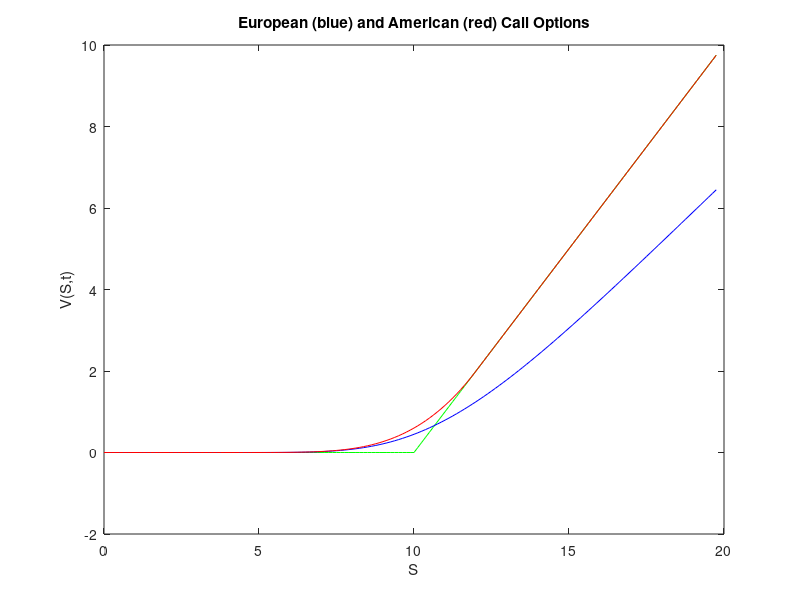

Recreate this plot in MATLAB.
clear; clc; close all;

% Compares European and American Call options by using the explicit method

r = 0.2;  % Interest rate
sigma = 0.25;  % volatility of the underlying
d = 0.3;  % continuous dividend yield
M = 1600;  % the number of time points
N = 160;  % the number of share price points
s_max = 20;  % maximum share price considered
s_min = 0;  % minimum share price considered
T = 1.;  % maturation (expiry)of contract
E = 10;  % exercise price of the underlying

dt = (T/M);  % time step
ds = (s_max - s_min)/N;  % price step

% Initializing the matrix of the option values : v is the European and vam is the American option
v_eu(1:N, 1:M) = 0;
v_am(1:N, 1:M) = 0;

% Initial conditions prescribed by the Call payoff at expiry: V(S,T) = max(E-S, 0)
v_eu(1:N, 1) = max((s_min + (0:N-1)*ds - E), zeros(size(1:N)))';
v_am(1:N, 1) = max((s_min + (0:N-1)*ds - E), zeros(size(1:N)))';

% Boundary conditions prescribed by Call Options with dividends : V(0, t)=0
v_eu(1, 2:M) = zeros(M-1, 1)';
v_am(1, 2:M) = zeros(M-1, 1)';

% V(S,t) = Se^(-d*(T-t))-Ee^(-r(T-t)) as S -> inf
v_eu(N, 2:M) = ((N-1)*ds + s_min)*exp(-d*(1:M-1)*dt) - E*exp(-r*(1:M-1)*dt);
v_am(N, 2:M) = ((N-1)*ds + s_min)*exp(-d*(1:M-1)*dt) - E*exp(-r*(1:M-1)*dt);

% Determining the matrix coeficients of the explicit method
aa = 0.5*dt*(sigma*sigma*(1:N-2).*(1:N-2) - (r-d)*(1:N-2))';
bb = 1 - dt*(sigma*sigma*(1:N-2).*(1:N-2) + r)';
cc = 0.5*dt*(sigma*sigma*(1:N-2).*(1:N-2) + (r-d)*(1:N-2))';

% Implementing the explicit algorithm
for i = 2:M
    v_eu(2:N-1, i) = bb.*v_eu(2:N-1, i-1) + cc.*v_eu(3:N, i-1) + aa.*v_eu(1:N-2, i-1);
    
    % Checks if early exercise is better for the American Option
    v_am(2:N-1, i) = max(bb.*v_am(2:N-1, i-1) + cc.*v_am(3:N, i-1) + aa.*v_am(1:N-2, i-1), v_am(2:N-1, 1));
end

% Reversal of the time components in the matrix as the solution of the BlackScholes
% equation was performed backwards
v_eu = fliplr(v_eu);
v_am = fliplr(v_am);

% Compares the value today of the European (blue) and American (red) Calls V(S,t)
% The green curve represents the payoff at expiry.
plot(s_min + ds*(0:(N-2)), v_eu(1:(N-1), M)', 'g-', s_min + ds*(0:(N-2)), v_eu(1:(N-1), 1)', 'b-', s_min + ds*(0:(N-2)), v_am(1:(N-1), 1)', 'r-');
xlabel('S'); ylabel('V(S,t)');
title('European (blue) and American (red) Call Options');